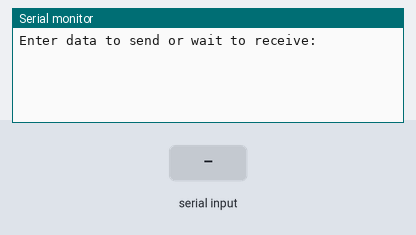
A sketch run on a simulated Arduino Uno, built with avr-gcc and run on an emulated ATmega328P. Parts: the last lines printed to the serial monitor. Inputs (shaded band) come from the test bench.

Above: at 1.2 s.
1.3 s: "1\n" received over Serial
At 2.5 s:
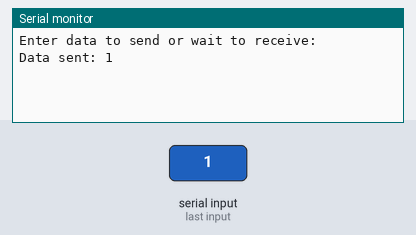
2.8 s: "1\n" received over the second serial link
At 4.0 s:
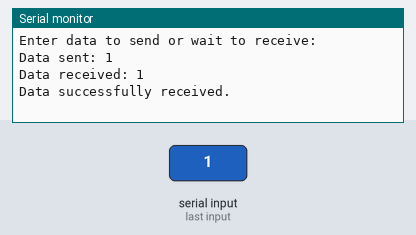
4.3 s: "0\n" received over Serial
At 5.0 s:
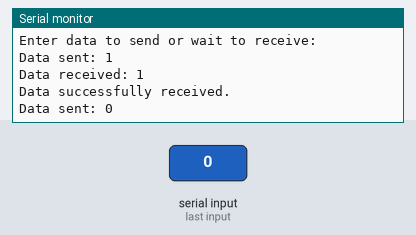
5.8 s: "0\n" received over the second serial link
At 6.6 s:
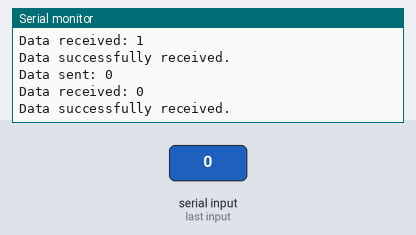

The sketch:

RS485_2Way_Func.ino
```cpp
#include <SoftwareSerial.h>

// Define the pins for the MAX485
#define DE 3
#define RE 2

// Create a SoftwareSerial object to communicate with the MAX485
SoftwareSerial RS485Serial(10, 11); // RX, TX

void setup() {
  // Initialize the serial communication
  Serial.begin(9600);
  RS485Serial.begin(9600);

  // Set the DE and RE pins as outputs
  pinMode(DE, OUTPUT);
  pinMode(RE, OUTPUT);

  // Set DE and RE low to enable receiving mode by default
  digitalWrite(DE, LOW);
  digitalWrite(RE, LOW);

  Serial.println("Enter data to send or wait to receive:");
}

void loop() {
  // Check if data is available in the serial terminal to send
  if (Serial.available()) {
    // Read the data from the serial terminal
    String dataToSend = Serial.readStringUntil('\n');

    // Switch to transmission mode
    digitalWrite(DE, HIGH);
    digitalWrite(RE, HIGH);

    // Send the data over RS485
    RS485Serial.println(dataToSend);

    // Print the sent data to the serial monitor
    Serial.print("Data sent: ");
    Serial.println(dataToSend);

    // Switch back to receiving mode
    digitalWrite(DE, LOW);
    digitalWrite(RE, LOW);
  }

  // Check if data is available to receive over RS485
  if (RS485Serial.available()) {
    // Read the received data
    String receivedData = RS485Serial.readStringUntil('\n');

    // Print the received data to the serial monitor
    Serial.print("Data received: ");
    Serial.println(receivedData);

    // Print a successful message
    Serial.println("Data successfully received.");
  }
}
```

Measured:
- after the input at 1.3 s, the serial monitor: prints a new line at once (image 1)
- after the input at 2.8 s, the serial monitor: prints a new line at once (image 2)
- after the input at 4.3 s, the serial monitor: prints a new line at once (image 3)
- after the input at 5.8 s, the serial monitor: prints a new line at once (image 4)
